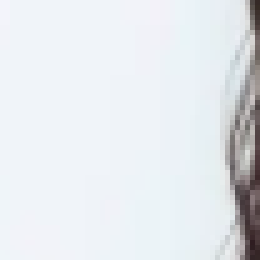
#> input picture Python骚操作/16. 裁剪图片/7.png, 52 x 52 px, found by its file name (shown 5 times larger)
$ python 05_morphology_open.py
#> lines starting #> are read from the running program, lines starting #| are printed output that depends on the picture
import cv2
import numpy as np

im1 = cv2.imread('../data/7.png')
#> im1 is the input picture: shape (52, 52, 3); mean B, G, R 235.8, 231.6, 227.8
im2 = cv2.imread('../data/8.png')
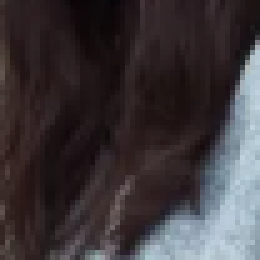
#> input picture Python骚操作/16. 裁剪图片/8.png, 52 x 52 px, found by its file name (shown 5 times larger)
#> im2 is the input picture: shape (52, 52, 3); mean B, G, R 58.2, 55, 61

k = np.ones((10, 10), dtype=np.uint8)

r1 = cv2.morphologyEx(im1, cv2.MORPH_OPEN, k)
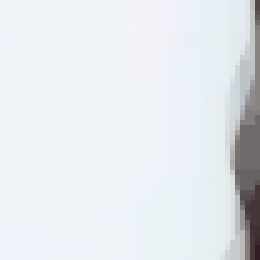
#> r1: shape (52, 52, 3) (shown 5 times larger); mean B, G, R 237.1, 232.6, 228.4
r2 = cv2.morphologyEx(im2, cv2.MORPH_OPEN, k)
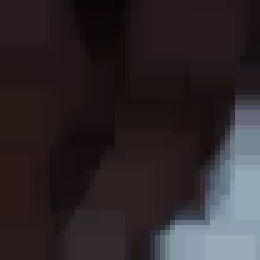
#> r2: shape (52, 52, 3) (shown 5 times larger); mean B, G, R 42.3, 39.2, 46.7

cv2.imshow('im1', im1)
cv2.imshow('im2', im2)
cv2.imshow('r1', r1)
cv2.imshow('r2', r2)

cv2.waitKey()
cv2.destroyAllWindows()
